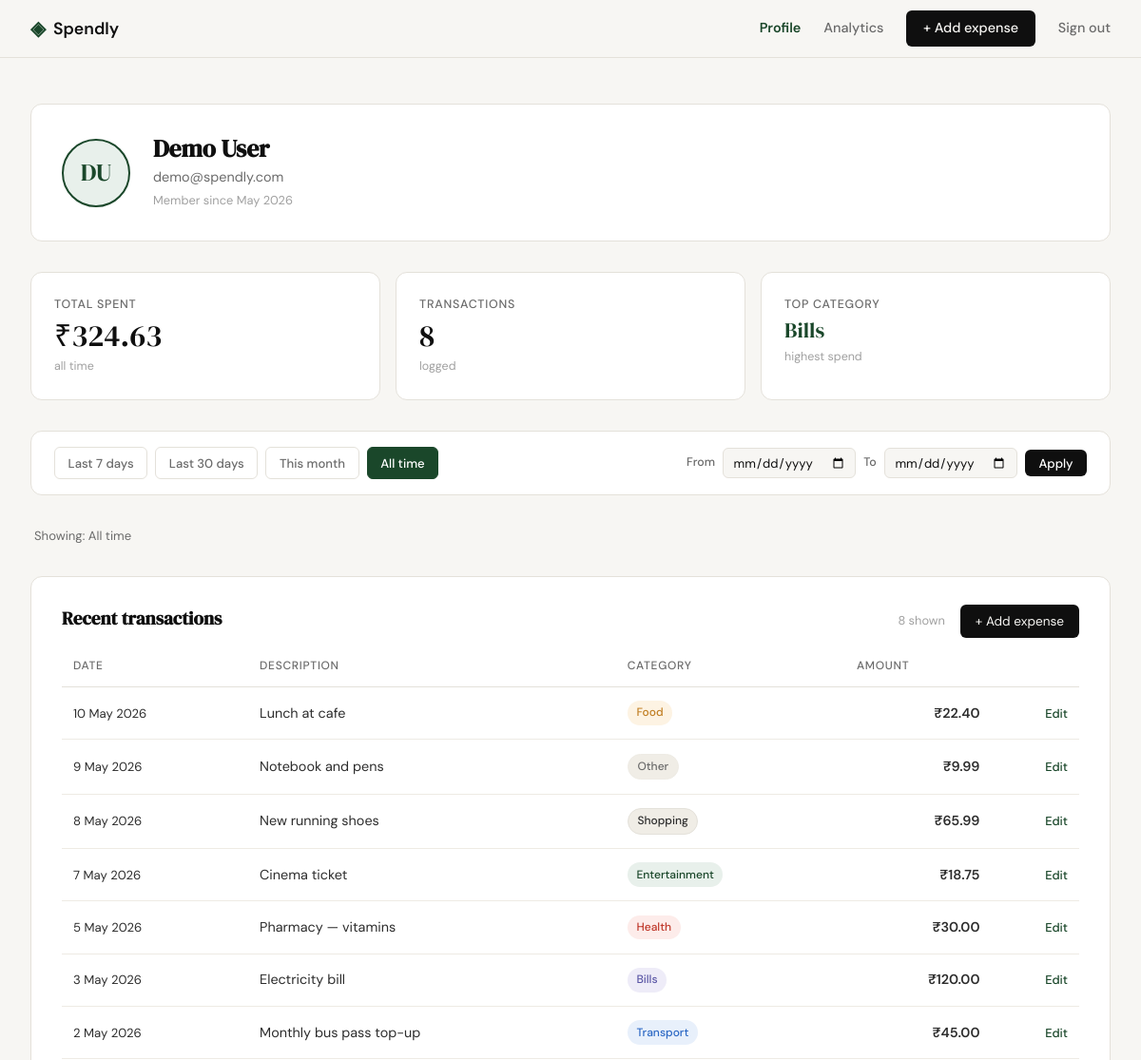
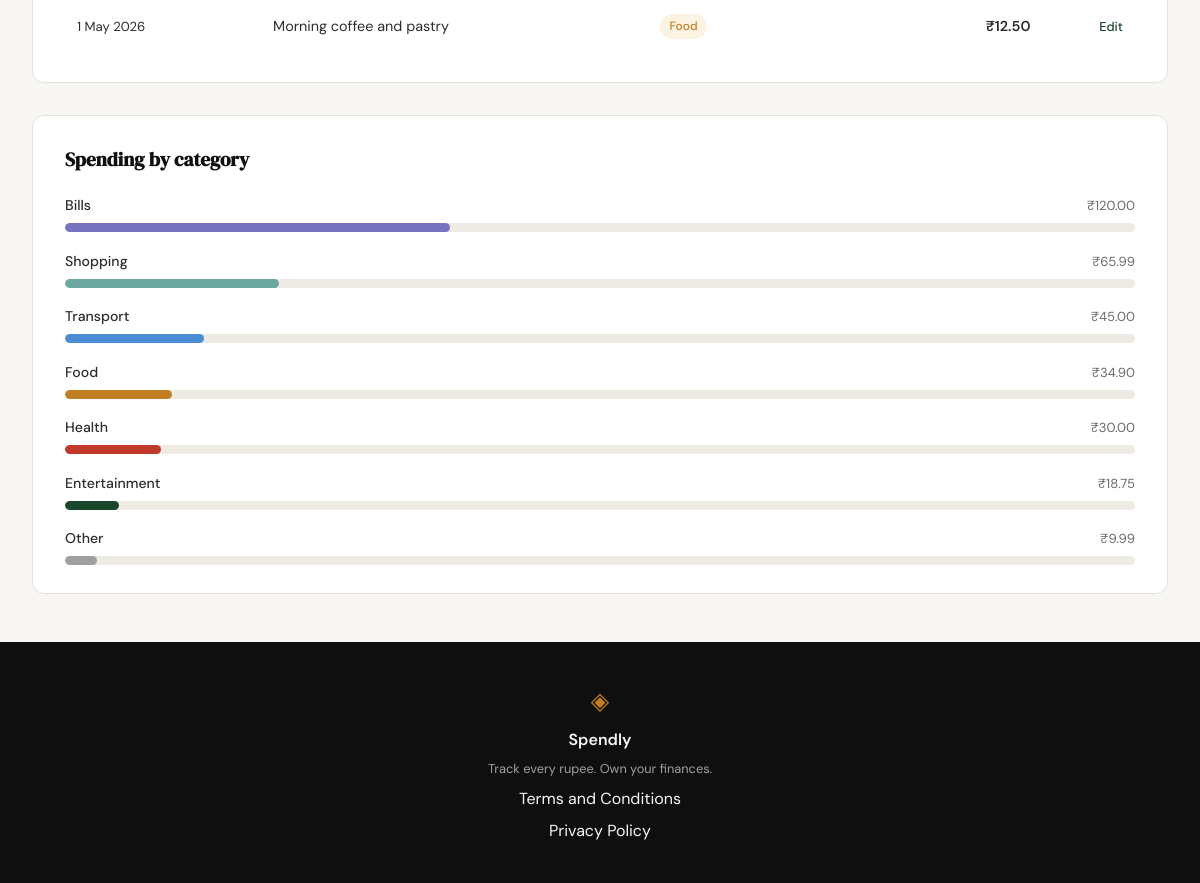
Screenshot of /profile (signed in) with the database file from the repository (2 pictures, top to bottom).
### tables this page shows
CREATE TABLE users (
            id            INTEGER PRIMARY KEY AUTOINCREMENT,
            name          TEXT    NOT NULL,
            email         TEXT    UNIQUE NOT NULL,
            password_hash TEXT    NOT NULL,
            created_at    TEXT    DEFAULT (datetime('now'))
        );

CREATE TABLE expenses (
            id          INTEGER PRIMARY KEY AUTOINCREMENT,
            user_id     INTEGER NOT NULL REFERENCES users(id),
            amount      REAL    NOT NULL,
            category    TEXT    NOT NULL,
            date        TEXT    NOT NULL,
            description TEXT,
            created_at  TEXT    DEFAULT (datetime('now'))
        );

### app.py (the view)
@app.route("/profile")
def profile():
    if not session.get("user_id"):
        return redirect(url_for("login"))
    db_user = get_user_by_id(session["user_id"])
    if db_user is None:
        abort(404)
    created_at = datetime.strptime(db_user["created_at"][:19], "%Y-%m-%d %H:%M:%S")
    member_since = created_at.strftime("%B %Y")
    initials = "".join(word[0].upper() for word in db_user["name"].split() if word)
    user = {
        "name": db_user["name"],
        "email": db_user["email"],
        "initials": initials,
        "member_since": member_since,
    }
    period = request.args.get("period", "all")
    raw_from = request.args.get("from", "").strip()
    raw_to = request.args.get("to", "").strip()
    today = datetime.today().date()
    date_from = date_to = None
    if raw_from and raw_to:
        try:
            date_from = datetime.strptime(raw_from, "%Y-%m-%d").date()
            date_to = datetime.strptime(raw_to, "%Y-%m-%d").date()
        except ValueError:
            date_from = date_to = None
    if date_from and date_to:
        df_str = date_from.strftime("%Y-%m-%d")
        dt_str = date_to.strftime("%Y-%m-%d")
        filter_label = (
            f"{date_from.strftime('%d %b %Y')} – {date_to.strftime('%d %b %Y')}"
        )
        active_period = "custom"
    else:
        if period not in ("7d", "30d", "month", "all"):
            period = "all"
        if period == "7d":
            df_str = (today - timedelta(days=6)).strftime("%Y-%m-%d")
            dt_str = today.strftime("%Y-%m-%d")
            filter_label = "Last 7 days"
            active_period = "7d"
        elif period == "30d":
            df_str = (today - timedelta(days=29)).strftime("%Y-%m-%d")
            dt_str = today.strftime("%Y-%m-%d")
            filter_label = "Last 30 days"
            active_period = "30d"
        elif period == "month":
            df_str = today.replace(day=1).strftime("%Y-%m-%d")
            dt_str = today.strftime("%Y-%m-%d")
            filter_label = "This month"
            active_period = "month"
        else:
            df_str = dt_str = None
            filter_label = "All time"
            active_period = "all"
    raw_stats = get_stats_by_user(session["user_id"], date_from=df_str, date_to=dt_str)
    stats = {
        "total_spent": f"₹{raw_stats['total_spent']:,.2f}",
        "transaction_count": raw_stats["transaction_count"],
        "top_category": raw_stats["top_category"],
    }
    raw_transactions = get_expenses_by_user(
        session["user_id"], date_from=df_str, date_to=dt_str
    )
    transactions = [
        {
            "id": tx["id"],
            "date": tx["date"],
            "description": tx["description"],
            "category": tx["category"],
            "category_key": tx["category_key"],
            "amount": f"₹{tx['amount']:,.2f}",
        }
        for tx in raw_transactions
    ]
    raw_categories = get_categories_by_user(
        session["user_id"], date_from=df_str, date_to=dt_str
    )
    categories = [
        {
            "name": cat["name"],
            "key": cat["key"],
            "amount": f"₹{cat['amount']:,.2f}",
            "percent": cat["percent"],
        }
        for cat in raw_categories
    ]
    return render_template(
        "profile.html",
        user=user,
        stats=stats,
        transactions=transactions,
        categories=categories,
        filter_label=filter_label,
        active_period=active_period,
        raw_from=raw_from,
        raw_to=raw_to,
    )

### database/db.py (called while the page is built)
def get_db():
    db_path = os.path.join(os.path.dirname(__file__), "..", "spendly.db")
    conn = sqlite3.connect(db_path)
    conn.row_factory = sqlite3.Row
    conn.execute("PRAGMA foreign_keys = ON")
    return conn

def get_user_by_id(user_id):
    conn = get_db()
    row = conn.execute("SELECT * FROM users WHERE id = ?", (user_id,)).fetchone()
    conn.close()
    return row

### templates/profile.html (shortened to what this page needs)
{% extends "base.html" %}
{% block content %}
<section class="profile-page">
  <div class="profile-inner">
    <div class="profile-hero">
      <div class="profile-avatar">
        <span class="profile-avatar-initials">{{ user.initials }}</span>
      </div>
      <div class="profile-identity">
        <h1 class="profile-name">{{ user.name }}</h1>
        <p class="profile-email">{{ user.email }}</p>
        <p class="profile-since">Member since {{ user.member_since }}</p>
      </div>
    </div>
    <div class="profile-stats">
      <div class="profile-stat-card">
        <span class="profile-stat-label">Total spent</span>
        <span class="profile-stat-value">{{ stats.total_spent }}</span>
        <span class="profile-stat-sub">all time</span>
      </div>
      <div class="profile-stat-card">
        <span class="profile-stat-label">Transactions</span>
        <span class="profile-stat-value">{{ stats.transaction_count }}</span>
        <span class="profile-stat-sub">logged</span>
      </div>
      <div class="profile-stat-card">
        <span class="profile-stat-label">Top category</span>
        <span class="profile-stat-value profile-stat-category">{{ stats.top_category }}</span>
        <span class="profile-stat-sub">highest spend</span>
      </div>
    </div>
    <div class="filter-bar">
      <div class="filter-presets">
        <a href="?period=7d"    class="filter-btn{% if active_period == '7d'    %} active{% endif %}">Last 7 days</a>
        <a href="?period=30d"   class="filter-btn{% if active_period == '30d'   %} active{% endif %}">Last 30 days</a>
        <a href="?period=month" class="filter-btn{% if active_period == 'month' %} active{% endif %}">This month</a>
        <a href="?period=all"   class="filter-btn{% if active_period == 'all'   %} active{% endif %}">All time</a>
      </div>
      <form class="filter-custom{% if active_period == 'custom' %} active{% endif %}" method="GET" action="{{ url_for('profile') }}">
        <label class="filter-date-label" for="from-date">From</label>
        <input class="filter-date-input" type="date" id="from-date" name="from" value="{{ raw_from }}">
        <label class="filter-date-label" for="to-date">To</label>
        <input class="filter-date-input" type="date" id="to-date"   name="to"   value="{{ raw_to }}">
        <button class="filter-apply-btn" type="submit">Apply</button>
      </form>
    </div>
    <div class="filter-label-row">
      <span class="filter-label-text">Showing: {{ filter_label }}</span>
    </div>
    <div class="profile-section">
      <div class="profile-section-header">
        <h2 class="profile-section-title">Recent transactions</h2>
        <div class="transactions-header-right">
          <span class="profile-section-count">{{ transactions | length }} shown</span>
          <a href="{{ url_for('add_expense') }}" class="nav-cta btn-add-expense">+ Add expense</a>
        </div>
      </div>
      <div class="profile-table-wrap">
        <table class="profile-table">
          <thead>
            <tr>
              <th>Date</th>
              <th>Description</th>
              <th>Category</th>
              <th class="profile-th-amount">Amount</th>
              <th></th>
            </tr>
          </thead>
          <tbody>
            {% for tx in transactions %}
            <tr>
              <td class="profile-td-date">{{ tx.date }}</td>
              <td class="profile-td-desc">{{ tx.description }}</td>
              <td>
                <span class="profile-badge profile-badge-{{ tx.category_key }}">
                  {{ tx.category }}
                </span>
              </td>
              <td class="profile-td-amount">{{ tx.amount }}</td>
              <td class="profile-td-actions">
                <a href="{{ url_for('edit_expense', id=tx.id) }}" class="profile-action-link">Edit</a>
              </td>
            </tr>
            {% endfor %}
          </tbody>
        </table>
      </div>
    </div>
    <div class="profile-section">
      <div class="profile-section-header">
        <h2 class="profile-section-title">Spending by category</h2>
      </div>
      <div class="profile-breakdown">
        {% for cat in categories %}
        <div class="profile-breakdown-row">
          <div class="profile-breakdown-meta">
            <span class="profile-breakdown-name">{{ cat.name }}</span>
            <span class="profile-breakdown-amount">{{ cat.amount }}</span>
          </div>
          <div class="mock-bar-track">
            <div class="mock-bar profile-bar-{{ cat.key }}" style="width: {{ cat.percent }}%"></div>
          </div>
        </div>
        {% endfor %}
      </div>
    </div>
  </div>
</section>
{% endblock %}

### rows the page displays
users: name "Demo User", email "demo@spendly.com"
expenses: top_category "Bills", date "3 May 2026", description "Electricity bill", category "Bills", amount "₹120.00"
expenses: date "10 May 2026", description "Lunch at cafe", category "Food", amount "₹22.40"
expenses: date "9 May 2026", description "Notebook and pens", category "Other", amount "₹9.99"
expenses: date "8 May 2026", description "New running shoes", category "Shopping", amount "₹65.99"
expenses: date "7 May 2026", description "Cinema ticket", category "Entertainment", amount "₹18.75"
expenses: date "5 May 2026", description "Pharmacy — vitamins", category "Health", amount "₹30.00"
expenses: date "2 May 2026", description "Monthly bus pass top-up", category "Transport", amount "₹45.00"
expenses: date "1 May 2026", description "Morning coffee and pastry", category "Food", amount "₹12.50"

### other values shown
{{ user.initials }} "DU"
{{ user.member_since }} "May 2026"
{{ stats.total_spent }} "₹324.63"
{{ stats.transaction_count }} "8"
{{ filter_label }} "All time"
{{ transactions | length }} "8"
{{ cat.name }} "Bills" "Shopping" "Transport" "Food" "Health" "Entertainment" "Other"
{{ cat.amount }} "₹120.00" "₹65.99" "₹45.00" "₹34.90" "₹30.00" "₹18.75" "₹9.99"
